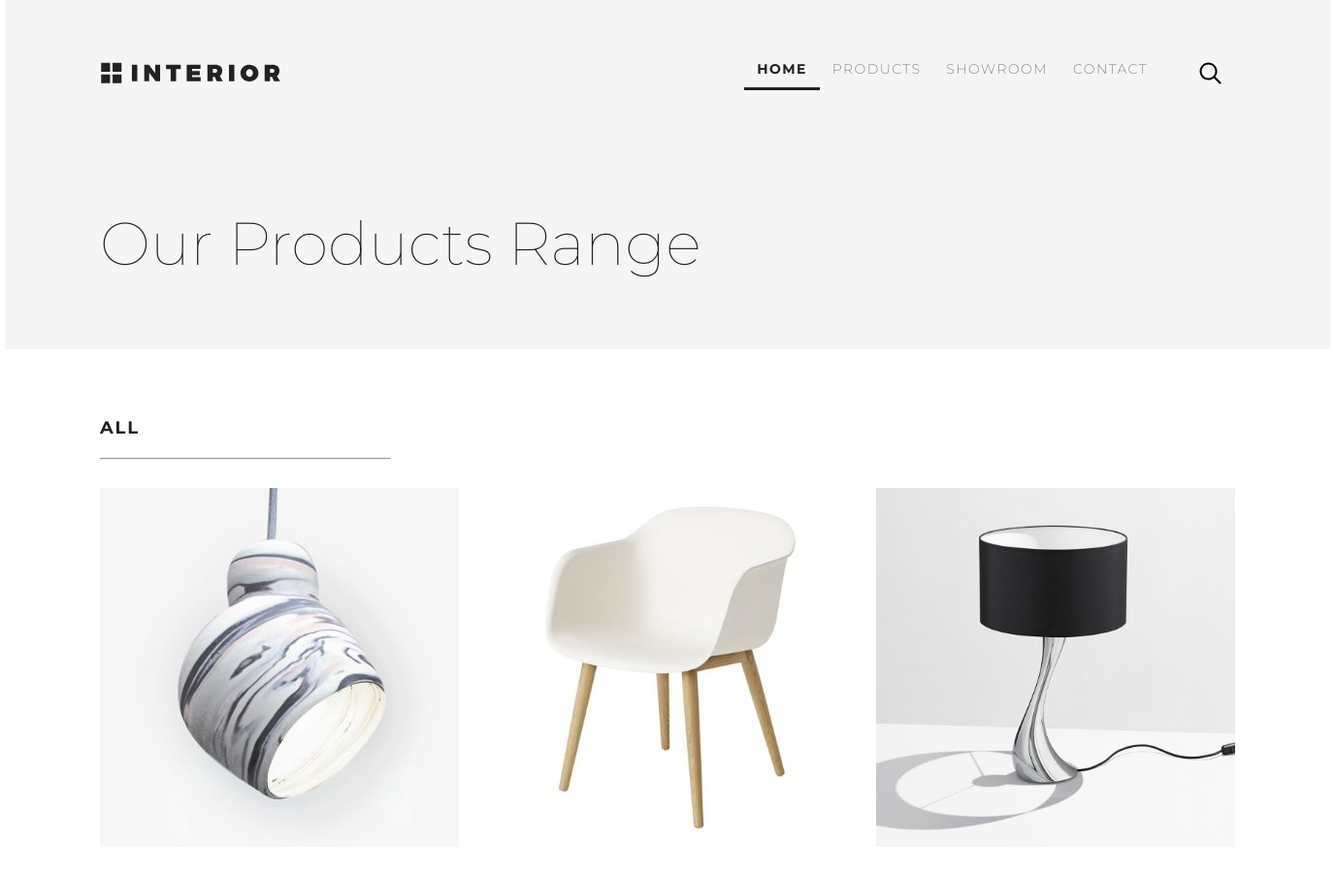
/products/ (upper part), run on an earlier commit of the app's database.
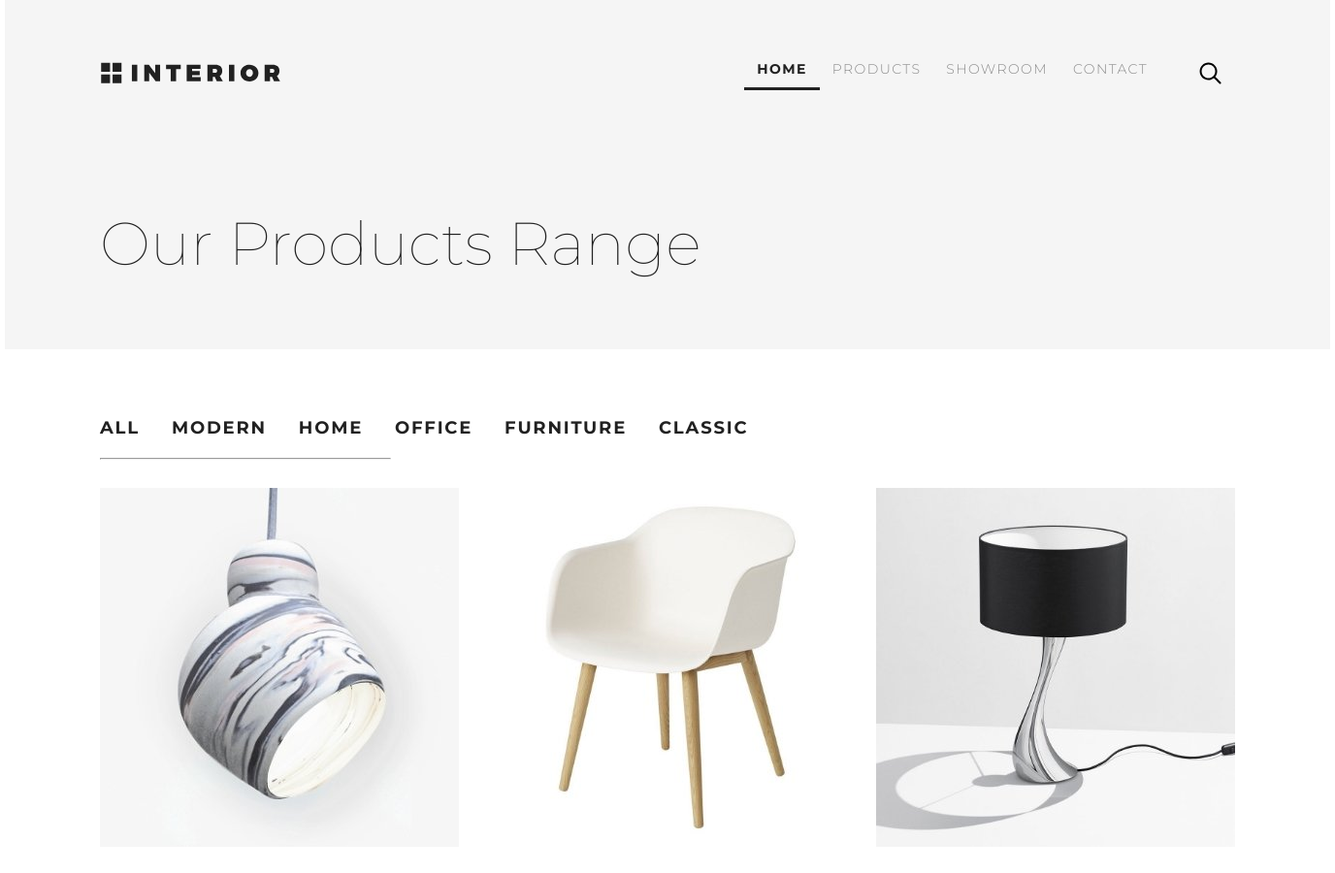
And on a later commit of the database.
### mainapp/models.py (models this page shows, shortened)
class ProductCategory(models.Model):
    name = models.CharField('category name', max_length=50)
    description = models.TextField('category description', blank=True)

### mainapp/views.py (the view)
# urls.py: path('products/', mainapp.products, name='products'),
def products(request):
    categories = ProductCategory.objects.all()
    products = Product.objects.all()
    context = {
        'page_title': 'products',
        'categories': categories,
        'products': products,
    }
    return render(request, 'mainapp/products.html', context)

### mainapp/templates/mainapp/products.html (shortened to what this page needs)
{% extends 'mainapp/base.html' %}
{% load static %}
    {% block container %}
        <div class="prod_header">
            <div class="padding_site">
                {% include 'mainapp/includes/inc__main_menu.html' %}
                <div class="prod_head_h">
                    <span>Our Products Range</span>
                </div>
            </div>
        </div>
        <div class="padding_site">
            <div class="prod_block1_nav">
                {% include 'mainapp/includes/inc__category_menu.html' %}
                <div class="line">
                    <hr>
                </div>
            </div>
            <div class="block3_container">
                <div class="block3_col">
                    <a href="{% url 'main:product_details' %}" class="block3_link">
                        <div class="block3_div_img"><img src="{% static 'img/product_11_117.jpg' %}" alt="product photo"></div>
                    </a>
                </div>
                <div class="block3_col">
                    <a href="{% url 'main:product_details' %}" class="block3_link">
                        <div class="block3_div_img"><img src="{% static 'img/product_21_115.jpg' %}" alt="product photo"></div>
                    </a>
                </div>
                <div class="block3_col">
                    <a href="{% url 'main:product_details' %}" class="block3_link">
                        <div class="block3_div_img"><img src="{% static 'img/product_31_113.jpg' %}" alt="product photo"></div>
                    </a>
                </div>
            </div>
        </div>
    {% endblock %}

### mainapp/templates/mainapp/includes/inc__category_menu.html
{% load static %}
        <a class="deails_link deails_link_active" href="#">All</a>
        {% for category in categories %}
            <a class="deails_link deails_link_active" href="#">
                {{ category.name }}
            </a>
        {% endfor %}

What changed in the data, as far as the page shows it:
added ProductCategory: name "MODERN"
added ProductCategory: name "HOME"
added ProductCategory: name "OFFICE"
added ProductCategory: name "FURNITURE"
added ProductCategory: name "CLASSIC"
